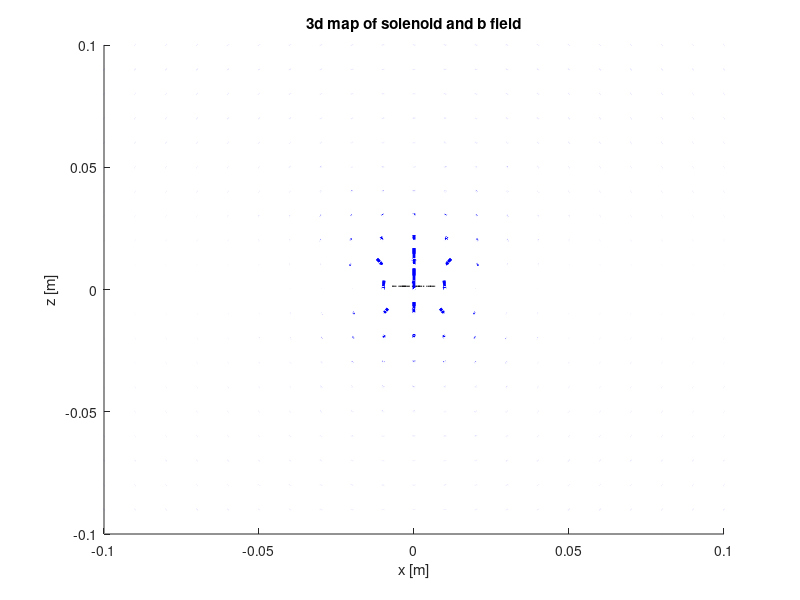
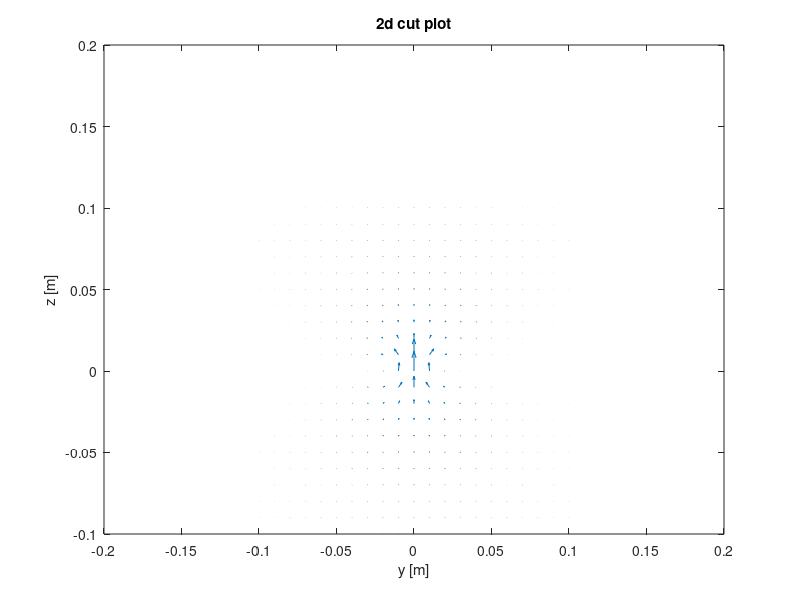

Write MATLAB code to recreate these figures, in order.
clear all
close all
%%Graph parameters {}
xmin=-0.1;
xmax=0.1;
ymin=xmin;
ymax=xmax;
zmin=xmin;
zmax=xmax;

%%inputs
u0=4*pi*10^(-7); %permability
AWG=16;
AWG_d=0.005*92^((36-AWG)/39); %diameter [inches]
insul_thick=0.001; %insulation thickness [inches]
Current=30.0; %[amps]
R0=0.25; %radius to outside of barrel [inches]
num_L=1; %number of Layers
num_T=1; %number of Turns overall
segments=50; %points per loop
dx=0.01; %B field step size
%b field calculated by radius of each loop

% %%Projectile inputs
% R_B=0.25; %[inches] radius of projectile
% Length_B=3.25; %[inches] length of projectile
% density_B=0.255; %[lb/in^3] of projectile
% Off_B=0; %[inches] projectile offset from solenoid
% surface_points=20; %must be able to become an XxX matrix
% %Magnetic moment of iron
% m_B=4.89; %Bohr's Magneton [Joules/Tesla]



%%calculations
%spacing is determined initally to be a wire diameter + 2 insul thick
spacing=(AWG_d+2*insul_thick)*(25.4/1000); %[inches->m]
%zmax=0.0+spacing*num_T/num_L-zmin;
%%determine circumferences
%circumferences=zeros(1,num_L)
radii=zeros(1,num_L);
radii(1,1)=(R0+insul_thick+AWG_d/2)*(25.4/1000);
%circumferences(1,1)=2*pi*(R0+insul_thick+AWG_d/2)
for n=2:num_L
    radii(1,n)=(R0+insul_thick+AWG_d/2+2*(insul_thick+AWG_d/2)*(n-1))*(25.4/1000);
    %circumferences(1,n)=2*pi*(R0+insul_thick+AWG_d/2+2*(insul_thick+AWG_d/2)*n)
end
%%3d space setup
theta=linspace(0,2*pi,segments);
Rx=zeros(num_L,segments); %2d arrays of layers x points
Ry=zeros(num_L,segments); %2d arrats of layers x points
Rz=zeros(num_T/num_L,segments); %2d array of layes x points

%iterate to assign radii of circles
for n=1:num_L %for all raddii
    for t=1:segments %fill data points
        Rx(n,t)=radii(1,n)*cos(theta(1,t));
        Ry(n,t)=radii(1,n)*sin(theta(1,t));
    end
end

%iterate to assign height posistion of circles unique as it has to traverse
%all levels

for k=1:num_T/num_L %for all heights
    for t=1:segments %fill data points
        Rz(k,t)=spacing*k;
    end    
end

for k=1:num_T/num_L %for all heights
    for n=1:num_L %for all raddii
        plot3(Rx(n,:),Ry(n,:),Rz(k,:),'--k')
        hold on
    end
end

xlabel('x [m]')
ylabel('y [m]')
zlabel('z [m]')
view([0,0])

%above here has worked

%%Now B field through biot savart law and derivative estimates

%%map 3d space
x=xmin:dx:xmax; %set array of x
y=ymin:dx:ymax; %set array of y
z=zmin:dx:zmax; %set array of z
%this range to calculate b field
[X,Y,Z]=meshgrid(x,y,z); %creates 3d grid off of bounds

Bx=zeros(size(x));
By=zeros(size(y));
Bz=zeros(size(z));
%need to sum all b fields together

%go at each height, then each ring and each time solve b dield
for k=1:num_T/num_L %for all heights
    for n=1:num_L %for all raddii
        Rx_1=Rx(n,:);
        Ry_1=Ry(n,:);
        Rz_1=Rz(k,:);

        Points=transpose([Rx_1;Ry_1;Rz_1]); %rotate matrix simulate cross product


        
        %%calculations

        %determine B field by steps of dx

        for t=1:segments-1 %fill data points
            Rx_1=X-Points(t,1);
            Ry_1=Y-Points(t,2);
            Rz_1=Z-Points(t,3);
            R=sqrt(Rx_1.^2+Ry_1.^2+Rz_1.^2); %overall distance to point
            R=R.*(R>=dx)+dx*(R<dx); %rounding for step size

            dLx=Points(t+1,1)-Points(t,1);
            dLy=Points(t+1,2)-Points(t,2);
            dLz=0;

            %components at each point by biot-savart law
            Bx=Bx+u0*Current/(4*pi)*(dLy.*Rz_1-dLz.*Ry_1).*R.^(-2);
            By=By+u0*Current/(4*pi)*(dLz.*Rx_1-dLx.*Rz_1).*R.^(-2);
            Bz=Bz+u0*Current/(4*pi)*(dLx.*Ry_1-dLy.*Rx_1).*R.^(-2);
            
        end  
    end
end
quiver3(X,Y,Z,Bx,By,Bz,'-b','LineWidth',2)
axis([xmin xmax ymin ymax zmin zmax])
title('3d map of solenoid and b field')
hold off
%2D plot attempt number 2
figure()

%contour(By(30,:,:),Bz(30,:,:),Bz)
quiver(Y(:,ceil(end/2),:),Z(:,ceil(end/2),:),By(:,ceil(end/2),:),Bz(:,ceil(end/2),:))
xlabel("y [m]")
ylabel("z [m]")
title("2d cut plot")


